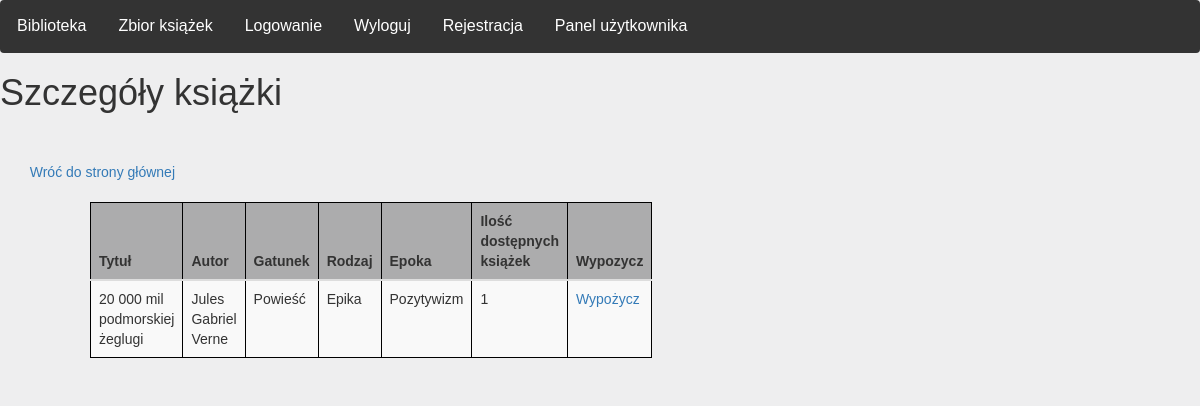
Before: /index/details/1 (signed in) with the older database file.
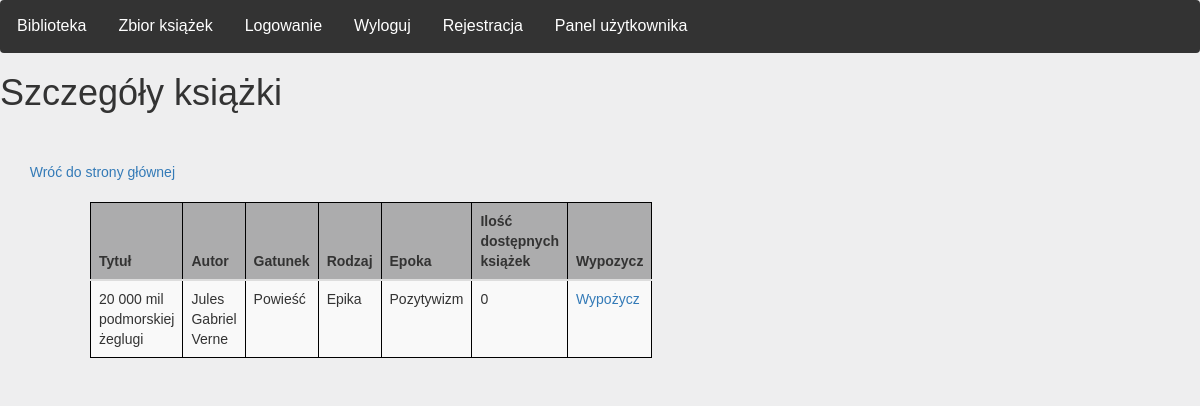
After: the same page with the newer database file.
### main_library/models.py (models this page shows)
class Bookshelf(models.Model):
    kind = models.TextField(default='')
    title = models.TextField(default='')
    author = models.TextField(default='')
    epoch = models.TextField(default='')
    genre = models.TextField(default='')
    quantity = models.IntegerField(default=random.randint(0, 10))

### main_library/views.py (the view)
# urls.py: path('index/details/<int:id>', views.details, name = 'details'),
@login_required
def details(request, id):
    book_details = Bookshelf.objects.get(pk=id)
    return render(
        request,
        "main_library/details.html",
        {'book_details': book_details}
    )

### main_library/templates/main_library/details.html (shortened to what this page needs)
{% extends "main_library/base.html" %}
{% block content %}
<h1>Szczegóły książki</h1>
<div class="row" style = "backgroundcolor: #F9F8F7">
    <br><br>
    <div class = "col-md-2" align="right">
        <a href="/"> Wróć do strony głównej </a>
    </div>
    <br><br>
<div class="row">
    <div class="col-md-1"></div>
    <div class="col-md-5">
        <table class="table table-dark table-striped" >
            <thead>
              <tr>
                  <th>Tytuł</th>
                  <th>Autor</th>
                  <th>Gatunek</th>
                  <th>Rodzaj</th>
                  <th>Epoka</th>
                  <th>Ilość dostępnych książek</th>
                  <th> Wypozycz</th>
              </tr>
            </thead>
                <tr>
                    <td>{{ book_details.title }} </td>
                    <td> {{ book_details.author }}</td>
                    <td> {{ book_details.genre }} </td>
                    <td> {{ book_details.kind }} </td>
                    <td> {{ book_details.epoch }} </td>
                    <td> {{ book_details.quantity }} </td>
                    <td> <a href="{% url 'rent' book_details.id %}"> Wypożycz </a> </td>
                </tr>
        </table>
    </div>
</div>
{% endblock %}

Changed rows visible on the page:
changed Bookshelf "20 000 mil podmorskiej żeglugi": quantity "1" → "0"
